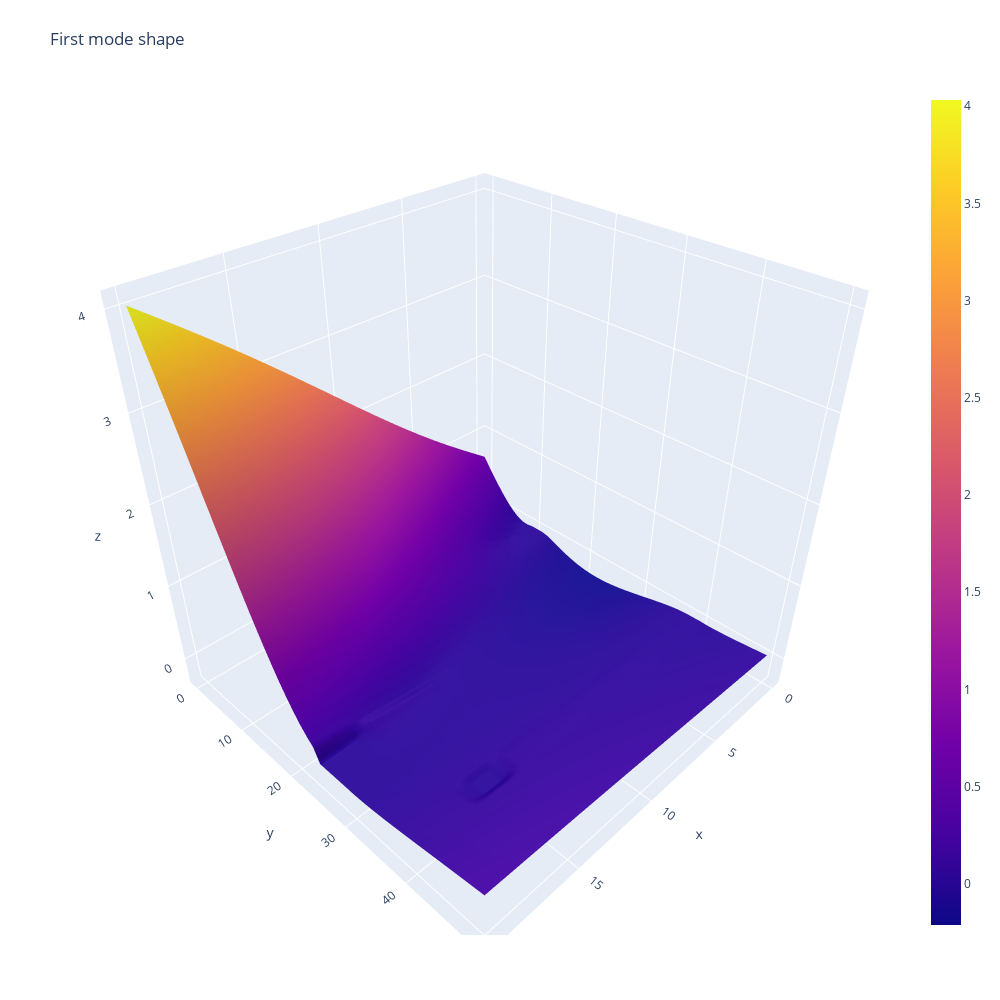

The code cell stored with this chart in its notebook:
### Code cell
z_data = pd.DataFrame(mode1)

fig = go.Figure(data=[go.Surface(z=z_data.values)])

fig.update_layout(title='First mode shape', autosize=False,
                  width=1000, height=1000,
                  margin=dict(l=65, r=50, b=65, t=90))

fig.show()

### Figure 1 — Plotly figure (JSON) as saved in the notebook; plotly's stock layout.template omitted (floating-point values rounded to 4 significant figures; data arrays with more than 128 entries replaced by an {"elided": "..."} marker saying what was removed)
{"data": [{"type": "surface", "z": {"elided": "51x21 float values"}}], "layout": {"autosize": false, "height": 1000, "margin": {"b": 65, "l": 65, "r": 50, "t": 90}, "title": {"text": "First mode shape"}, "width": 1000}}
